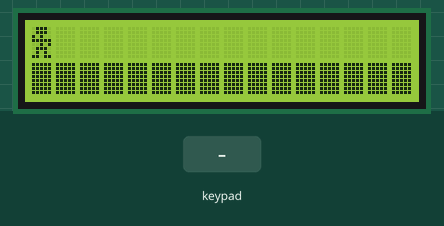
Recording of a sketch running on a simulated Arduino Uno, built with avr-gcc and run on an emulated ATmega328P. Parts: 16×2 character LCD. The inputs (shaded band) are chosen by the test bench. Random numbers use the default seed unless the sketch sets one; what the sketch prints to the serial monitor is not drawn.

Above: at 1.0 s.
1.1 s: keypad keys 9 8 7 6 pressed 0.4 s apart
At 2.8 s:
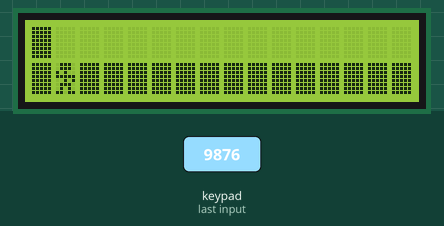
4.2 s: key '5' pressed
At 5.1 s:
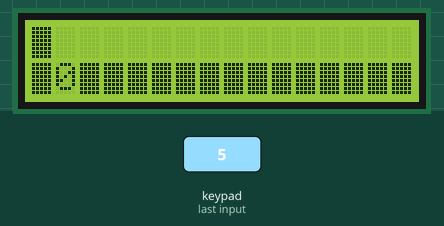
6.8 s: key '4' pressed
At 8.1 s:
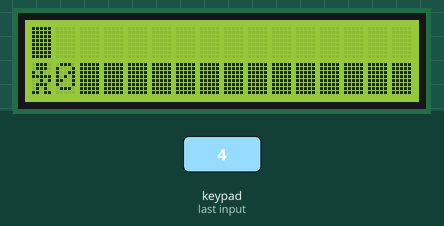
8.4 s: keypad keys 1 3 1 2 1 1 1 0 pressed 0.4 s apart
At 10.9 s:
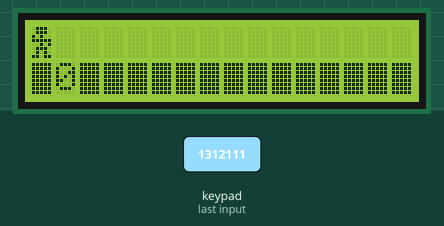
13.1 s: key '5' pressed
At 13.9 s:
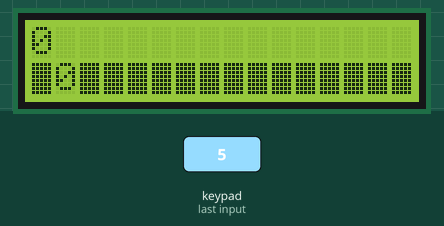
15.6 s: keypad keys 9 8 7 6 # pressed 0.4 s apart
At 16.8 s:
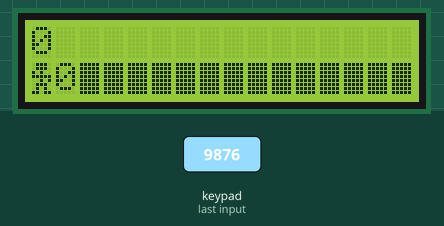
Timing chart, 0 to 18.6 s (numbered marks = the images above; inputs shaded):
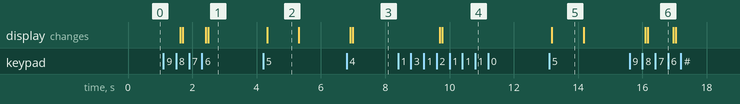

The sketch:

lab11-Basic2-5.ino
```cpp
#include<Arduino_FreeRTOS.h>
#include<Key.h>
#include <Wire.h>
#include<Keypad.h>
#include<LiquidCrystal_I2C.h>
#define KEY_ROWS 4
#define KEY_COLS 4
#include <Queue.h>
#include <math.h>
char key;
char keymap[KEY_ROWS][KEY_COLS] = {
  {'1', '2', '3', 'A'},
  {'4', '5', '6', 'B'},
  {'7', '8', '9', 'C'},
  {'*', '0', '#', 'D'}
};
byte colPins[KEY_COLS] = {9, 8, 7, 6};
// Column pin 1~4
byte rowPins[KEY_ROWS] = {13, 12, 11, 10}; //Initialize keypad.
Keypad myKeypad = Keypad(makeKeymap(keymap), rowPins, colPins, KEY_ROWS, KEY_COLS);


QueueHandle_t Global_Queue_Handle = 0; //Global Handler
QueueHandle_t Map_Queue_Handle = 0; //Global Handler
QueueHandle_t Succeed_Queue_Handle = 0;
//QueueHandle_t mini_Queue_Handle = 0;
 TaskHandle_t Map;

LiquidCrystal_I2C lcd(0x3F,16,2);
byte minesweeper[8] = {B01110,B01110,B10100,B11111,B00101,B01110,B01010,B11011};
byte unchecked[8] = {B11111,B11111,B11111,B11111,B11111,B11111,B11111,B11111};
byte exploded[8] = {B00100,B10101,B01110,B11111,B11111,B01110,B10101,B00100};
byte succeeded[8] = {B00100,B00110,B00111,B00110,B00100,B00100,B01110,B11111};
void setup() {
    // Now set up three tasks to run independently
  Serial.begin(9600);
    while (!Serial) {
    ; // wait for serial port to connect.
      }
        lcd.init();                lcd.backlight();
  lcd.createChar(0, minesweeper);
  lcd.createChar(1, unchecked);
  lcd.createChar(2, exploded);
  lcd.createChar(3, succeeded);
  // Create a queue of 3 int
  Global_Queue_Handle = xQueueCreate(8, sizeof(int));
  Map_Queue_Handle = xQueueCreate(2, sizeof(int)); //send the mine_x and mine_y to Display.
  Succeed_Queue_Handle = xQueueCreate(3, sizeof(int));
//  mini_Queue_Handle = xQueueCreate(1,sizeof(int));
  xTaskCreate( //Task1 : Login.
    controlTask,   // Pointer to function for thse task
    (const portCHAR *) "Task1", // Name for the task /* 100 114 64*/
    114,      // Stack size
    NULL,     // NULL task parameter
    1,        // This task will run at First priority 1
    NULL );   // Do not use the task handle
  xTaskCreate(DisplayTask, (const portCHAR *) "Task2",120, NULL, 1, NULL);//Task2 : Display.
  xTaskCreate(mapTask, (const portCHAR *) "Task3", 64, NULL, 1, &Map);//Task3 : Create initial map.
  lcd.begin(16, 2);   // initialize LCD //size of LCD.
  lcd.backlight();    // open LCD backlight
   vTaskStartScheduler();
}
int freeRam ()
{
  extern int __heap_start, *__brkval;
  int v;
  return (int) &v - (__brkval == 0 ? (int) &__heap_start : (int) __brkval);
}

//int mineX = 5;
//int mineY = 0;
void loop() {
//  Serial.println(freeRam());
  // put your main code here, to run repeatedly:
}

void controlTask(void *pvParameters) { //seven segment.
  (void) pvParameters;
  int current_x=0;
  int current_y=0;
  int last_x = 0;
  int last_y = 0;
  int change_position=0;
  int removers = 10;
  int use_remover = 0;
  int gameover  = 0;
  int succeed = 0;
  int should_Boom = 0;
  int been_there=0;
  int mineX,mineY;
  for( ;; ) // A Task shall never return or exit.
   {
//        Serial.println("sent value:");
//        Serial.print(current_x);
//        Serial.print(" ");
//        Serial.println(current_y);
        if(!xQueueSend(Global_Queue_Handle, &current_x, 1000))
          Serial.println("Failed to send to queue");
//        vTaskDelay(500/portTICK_PERIOD_MS);//delay 3 sec
        if(!xQueueSend(Global_Queue_Handle, &current_y, 1000))
          Serial.println("Failed to send to queue");
//        vTaskDelay(500/portTICK_PERIOD_MS);//delay 3 sec
        if(!xQueueSend(Global_Queue_Handle, &last_x, 1000))
          Serial.println("Failed to send to queue");
//        vTaskDelay(500/portTICK_PERIOD_MS);//delay 3 sec
        if(!xQueueSend(Global_Queue_Handle, &last_y, 1000))
          Serial.println("Failed to send to queue");
//        vTaskDelay(500/portTICK_PERIOD_MS);//delay 3 sec
        if(!xQueueSend(Global_Queue_Handle, &change_position, 1000))
          Serial.println("Failed to send to queue");
//        vTaskDelay(500/portTICK_PERIOD_MS);//delay 3 sec
        if(!xQueueSend(Global_Queue_Handle, &use_remover, 1000))
          Serial.println("Failed to send to queue");
        if(!xQueueSend(Global_Queue_Handle, &gameover, 1000))
          Serial.println("Failed to send to queue");
        if(!xQueueSend(Global_Queue_Handle, &should_Boom, 1000))
          Serial.println("Failed to send to queue");
          last_x = current_x;
          last_y = current_y;
        gameover = 0;
        should_Boom = 0;
        use_remover = 0; //reset.
        change_position = 0;//reset.
        key = myKeypad.getKey();
        if(key == '2'){//UP
          if(current_y ==0){

          }
          else{
            last_y = current_y;
            current_y -=1;
            change_position = 1;
          }
        }
        else if(key == '8'){
          if(current_y ==1){

          }
          else{
            last_y = current_y;
            current_y +=1;
            change_position = 1;
          }
        }
        else if(key == '4'){
          if(current_x ==0){

          }
          else{
            last_x = current_x;
            current_x -=1;
            change_position = 1;
          }
        }
        else if(key == '6'){ //Right.
          if(current_x ==15){

          }
          else{
            last_x = current_x;
            current_x +=1;
            change_position = 1;
          }
        }
        else if(key == '5'){ //Use a remover.
          if(removers>0){
              Serial.println(F("We send a 5 signal"));
              use_remover = 1;
              removers--;
          }
          else{
            gameover = 1;
            removers = 10; //refill.
            current_x = current_y = 0;
            Serial.println(F("Game over! No more remover."));
          }
        }
        if(xQueueReceive(Succeed_Queue_Handle,&succeed,1000)){
        }
        else
         Serial.println(F("Failed to receive from queue"));
        if(xQueueReceive(Succeed_Queue_Handle,&mineX,1000)){
        }
        else
         Serial.println(F("Failed to receive from queue"));
        if(xQueueReceive(Succeed_Queue_Handle,&mineY,1000)){
        }
        else
         Serial.println(F("Failed to receive from queue"));


        if(current_x == mineX && current_y== mineY){
          been_there = 1;
        }
        else{
          if(been_there && succeed==0){
              been_there = 0;//reset.
              gameover = 1;
              removers = 10;
              current_x = current_y = 0;
              last_x = last_y = 0;
              should_Boom = 1;
          }
        }

        //if succeed.
         if(succeed==1){
                been_there = 0;
                removers = 10; //refill.
                current_x = current_y = 0;
                should_Boom = 0;
                last_x = last_y = 0;
         }

        vTaskDelay(5);
   }
}
void mapTask(void *pvParameters){
  (void)pvParameters;
  int mine_x;
  int mine_y;
  for(;;){
      mine_x = random(0,16);
      mine_y = random(0,2);
//      Serial.print(mine_x);
//      Serial.print(" ");
//      Serial.println(mine_y);
     if(!xQueueSend(Map_Queue_Handle, &mine_x, 500))
          Serial.println("Failed to send to queue");
     if(!xQueueSend(Map_Queue_Handle, &mine_y, 500))
          Serial.println("Failed to send to queue");
//      Serial.println(F(mine_x));
//      Serial.println(F(mine_y));
      vTaskSuspend(Map);
      vTaskDelay(5);
  }
}
void DisplayTask(void *pvParameters) { //LCD Display.
  (void) pvParameters;
//  int mymap[2][16]; //keep the col, row of 'open position'
  int isZero[6] = {-1,-1,-1,-1,-1,-1};
  int isOne[6]= {-1,-1,-1,-1,-1,-1};
  int col, row;
  int mine_x, mine_y;
  int start = 1;
  int last_x=0;
  int last_y=0;
  int change_position=0;
  int use_remover=0;
  int gameover = 0; //if 1, start a new game.
  int succeed = 0;
  int should_Boom = 0;
  lcd.setCursor(0,0);
  for(int i=0; i<=1; i++){
          for(int j=0; j<=15; j++){
             if(j==col && i==row){
             }
             else{
               lcd.setCursor(j,i);
               lcd.write(1); //draw uncheck.
             }
          }
  }
  int match = 0;
  for( ;; ) // A Task shall never return or exit.
   {
        if(start){
          start = 0;
          mine_x = random(0,16);
          mine_y = random(0,2);
          Serial.print(mine_x);
          Serial.print(" ");
          Serial.println(mine_y);
        }
        static int i_one = 0; //index for isOne.
        static int i_zero = 0;
        if(xQueueReceive(Global_Queue_Handle,&col,1000)){
//          Serial.println(F("receive value:"));
//          Serial.println(col);
        }
        else
         Serial.println("Failed to receive from queue");

        if(xQueueReceive(Global_Queue_Handle,&row,1000)){
//          Serial.println(F("receive value:"));
//          Serial.println(row);
        }
        else
         Serial.println("Failed to receive from queue");

        if(xQueueReceive(Global_Queue_Handle,&last_x,1000)){
//          Serial.println(F("receive value:"));
//          Serial.println(col);
        }
        else
         Serial.println("Failed to receive from queue");

        if(xQueueReceive(Global_Queue_Handle,&last_y,1000)){
//          Serial.println(F("receive value:"));
//          Serial.println(row);
        }
        else
         Serial.println("Failed to receive from queue");

        if(xQueueReceive(Global_Queue_Handle,&change_position,1000)){
//          Serial.println("Change position?:");
//          Serial.println(change_position);
        }
        else
         Serial.println("Failed to receive from queue");

        if(xQueueReceive(Global_Queue_Handle,&use_remover,1000)){
//          Serial.println(F("Use a remover here."));
//          Serial.println(use_remover);
        }
        else
         Serial.println("Failed to receive from queue");
        if(xQueueReceive(Global_Queue_Handle,&gameover,1000)){
//          Serial.println("receive value:");
//          Serial.println(col);
        }
        else
         Serial.println("Failed to receive from queue");
        if(xQueueReceive(Global_Queue_Handle,&should_Boom,1000)){
//          Serial.println("receive value:");
//          Serial.println(col);
        }
        else
//         Serial.println("Failed to receive from queue");
         Serial.print("Mine position: ");
//         Serial.print(mineX);
//         Serial.print(",");
//         Serial.print(mineY);
//         Serial.print(" My place: ");
//         Serial.print(col);
//         Serial.print(",");
//         Serial.println(row);
//         Serial.print(" Shoud Boom?: ");
//         Serial.print(should_Boom);
//         Serial.print(" Game over?: ");
//         Serial.println(gameover);
//       //Get mine position.
//       if(xQueueReceive(Map_Queue_Handle,&mine_x,1000)){
//          Serial.println("Get mine x");
////          Serial.println(use_remover);
//       }
//        else
//         Serial.println("Failed to receive from- queue");
//        if(xQueueReceive(Map_Queue_Handle,&mine_y,1000)){
//          Serial.println("Get mine y");
////          Serial.println(use_remover);
//       }
//        else
//         Serial.println("Failed to receive from queue");

        if(gameover == 1 || succeed == 1){
            if(should_Boom == 1){
                 lcd.setCursor(mine_x,mine_y);
                 Serial.println("Boom!");
                 lcd.write(2);
                 vTaskDelay(1000/portTICK_PERIOD_MS);
            }
            start = 1; //restart.
            succeed = 0;
            lcd.clear();
            for(int i=0; i<=1; i++){
                    for(int j=0; j<=15; j++){
                           lcd.setCursor(j,i);
                           lcd.write(1); //draw uncheck.
                    }
            }
            for(int k=0; k<=5; k++){
                isOne[k] = -1;
                isZero[k] = -1;
            }
            i_one = i_zero = 0;
//            last_x = last_y = 0;
            vTaskResume(Map);
        }
        else{
            if(use_remover == 1){
                 //First determine.
                lcd.setCursor(col,row);
                if(col== mine_x && row == mine_y){
                    lcd.clear();
                    lcd.setCursor(col,row);
                    lcd.write(3);
                    succeed = 1;
                }
                else{
                    if(abs(mine_x - col) < 3 ){ //distance smaller than 3.
                        isOne[i_one] = (row)*16 + col; //this position should be '1' next time.
                        Serial.println(isOne[i_one]);
                        i_one++;
                        lcd.print("1");
                    }
                    else{
                        isZero[i_zero++] = (row)*16 + col; //this position should be '0' next time.
                        lcd.print("0");
                    }
                }
               vTaskDelay(1000/portTICK_PERIOD_MS);
    //            //Then redraw.
//              Serial.println("Use a remover");
            }

            if(change_position){
                      lcd.setCursor(last_x,last_y);
                      for(int i=0; i<=5; i++){
                          if( ((last_y)*16 + last_x) == isOne[i]){
//                          Serial.println((last_y)*16 + last_x);
                              match = 1;
                              lcd.print("1");
                          }
                          else if(((last_y)*16 + last_x) == isZero[i] ){
//                          Serial.println((last_y)*16 + last_x);
                              lcd.print("0");
                               match = 1;
                          }
//                          else{
//                              lcd.write(byte(1));
//                          }
//                          Serial.println((last_y)*16 + last_x);
//         Serial.print("last position: ");
//         Serial.print(last_x);
//         Serial.print(",");
//         Serial.print(last_y);
//         Serial.print("Array: ");
//         Serial.print(isOne[i]);
//         Serial.print(",");
//         Serial.println(isZero[i]);
                      }
//                      last_x = col;
//                      last_y = row;
              if(!match)lcd.write(1);
              else match = 0;
             }
            else{
              lcd.setCursor(col,row);  // setting cursor
              lcd.write(0);
            }
        }
        if(!xQueueSend(Succeed_Queue_Handle, &succeed, 1000)) //Send to control task.
           Serial.println("Failed to send to queue");
        if(!xQueueSend(Succeed_Queue_Handle, &mine_x, 1000)) //Send to control task.
           Serial.println("Failed to send to queue");
        if(!xQueueSend(Succeed_Queue_Handle, &mine_y, 1000)) //Send to control task.
           Serial.println("Failed to send to queue");

        vTaskDelay(5);
   }
}
```

Measured:
- after the input at 1.1 s, the display: first changes after 0.52 s (image 1 shows a later state)
- after the input at 4.2 s, the display: changes after 0.12 s (image 2)
- after the input at 6.8 s, the display: first changes after 0.11 s (image 3 shows a later state)
- after the input at 8.4 s, the display: first changes after 1.3 s (image 4 shows a later state)
- after the input at 13.1 s, the display: changes after 0.09 s (image 5)
- after the input at 15.6 s, the display: first changes after 0.49 s (image 6 shows a later state)
- what the display in image 2 shows lasts 1.0 s, from 4.3 s to 5.3 s
